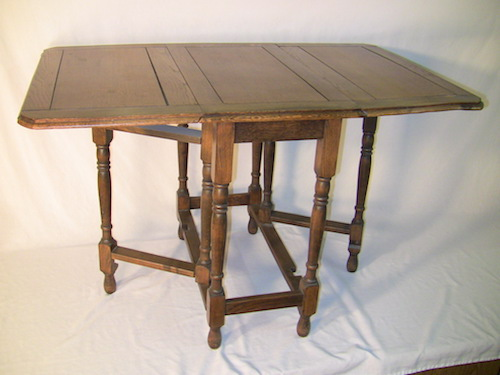
#> input picture alpha/AI/ML/data/table.jpg, 500 x 375 px, found by its file name
$ python sift.py
#> lines starting #> are read from the running program, lines starting #| are printed output that depends on the picture; after the words box and inside, x2 and y2 are one past the last pixel; in counts of white or black regions, pixels touching at a corner belong together
# -*- coding: utf-8 -*-
from __future__ import unicode_literals
import cv2 as cv
import matplotlib.pyplot as mp
original = cv.imread('../../data/table.jpg')
#> original is the input picture: shape (375, 500, 3); mean B, G, R 157.7, 169.6, 182.9
cv.imshow('Original', original)
gray = cv.cvtColor(original, cv.COLOR_BGR2GRAY)
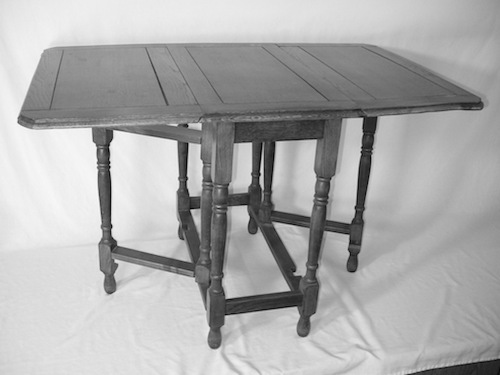
#> gray: shape (375, 500); min 2, max 251, mean 172.2
cv.imshow('Gray', gray)
# Star特征点检测器
star = cv.xfeatures2d.StarDetector_create()
keypoints = star.detect(gray)
#> keypoints = 151 keypoints; strongest (x, y, size): (239, 215, 16), (243, 151, 16), (295, 239, 22), (241, 182, 16)
mixture = original.copy()
cv.drawKeypoints(original, keypoints, mixture,
                 flags=cv.DRAW_MATCHES_FLAGS_DRAW_RICH_KEYPOINTS)
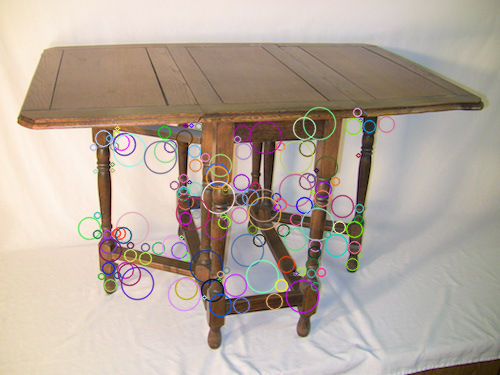
#> mixture: shape (375, 500, 3); 8.01% of pixels changed, all inside (x1, y1, x2, y2) = (77, 106, 396, 318)
cv.imshow('Mixture', mixture)
# SIFT特征描述器
sift = cv.xfeatures2d.SIFT_create()
_, desc = sift.compute(gray, keypoints)
mp.matshow(desc.T, cmap='jet', fignum='SIFT')
mp.title('SIFT', fontsize=20)
mp.xlabel('Sample', fontsize=14)
mp.ylabel('Feature', fontsize=14)
mp.tick_params(which='both', top=False, labeltop=False,
               labelbottom=True, labelsize=10)
mp.tight_layout()
mp.show()
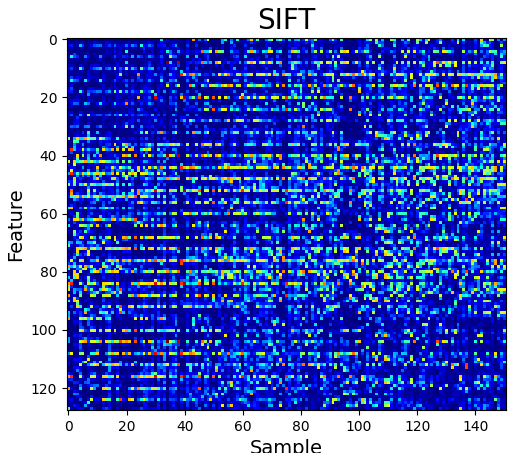
#> figure drawn by matplotlib, 1 panel
